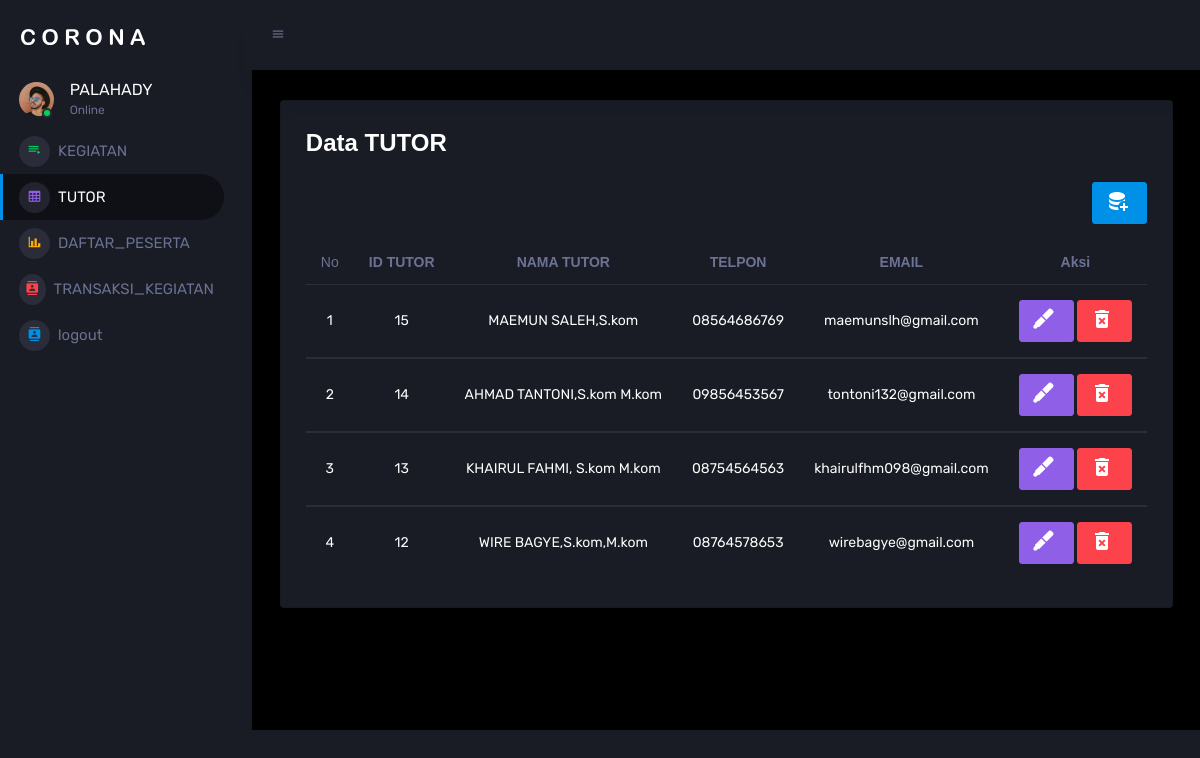
Page /tutor/index_tutor.php (signed in) on the committed database.
### tables this page shows
CREATE TABLE `tutor` (
  `id_tutor` int NOT NULL,
  `nama_tutor` varchar(50) NOT NULL,
  `telpon` varchar(12) NOT NULL,
  `email` varchar(40) NOT NULL
);

### config/koneksi.php (called while the page is built, shortened)
<?php
$conn = mysqli_connect("localhost", "root", "10", "projeck_uas");
function tutor($query)
{
    global $conn;
    $resault = mysqli_query($conn, $query);
    $rows  = [];
    while ($row = mysqli_fetch_assoc($resault)) {
        $rows[] = $row;
    }
    return $rows;
}

### tutor/index_tutor.php (the view, shortened to what this page needs)
<?php
require '../config/koneksi.php';
$tutor = tutor("SELECT * FROM tutor ORDER BY id_tutor DESC");
?>
<?php include('../template/header.php'); ?>
<h3 class="mb-4"><strong>Data TUTOR</strong></h3>
<div class="row">
    <div class="col text-right">
        <button type="button" class="btn btn-primary mb-3" data-toggle="modal" data-target="#staticBackdrop">
            <i class="mdi mdi-database-plus" style="font-size: 1.5rem;"></i>
        </button>
    </div>
</div>
<div class="table-responsive">
    <table class="table">
        <thead class="text-center">
            <tr>
                <th>No</th>
                <th scope="col"><strong>ID TUTOR</strong></th>
                <th scope="col"><strong>NAMA TUTOR</strong></th>
                <th scope="col"><strong>TELPON</strong></th>
                <th scope="col"><strong>EMAIL</strong></th>
                <th scope="col"><strong>Aksi</strong></th>
            </tr>
        </thead>
        <?php $i = 1; ?>
        <?php foreach ($tutor as $row) : ?>
            <tbody class="text-center text-white">
                <tr>
                    <td><?= $i++; ?></td>
                    <td><?= $row["id_tutor"]; ?></td>
                    <td><?= $row["nama_tutor"]; ?></td>
                    <td><?= $row["telpon"]; ?></td>
                    <td><?= $row["email"]; ?></td>
                    <td>
                        <button type="button" class="btn btn-info " data-toggle="modal" data-target="#update<?= $row['id_tutor']; ?>">
                            <i class="mdi mdi-grease-pencil" style="font-size: 1.5rem;"></i>
                        </button>
                        <button type="button" class="btn btn-danger" data-toggle="modal" data-target="#hapus<?= $row['id_tutor']; ?>">
                            <i class="mdi mdi-delete-forever" style="font-size: 1.5rem;"></i>
                        </button>
                    </td>
                </tr>
            </tbody>
        <?php endforeach; ?>
    </table>
</div>
<?php include('../template/footer.php'); ?>

### rows in the picture
tutor: id_tutor "15", nama_tutor "MAEMUN SALEH,S.kom", telpon "08564686769", email "maemunslh@gmail.com"
tutor: id_tutor "14", nama_tutor "AHMAD TANTONI,S.kom M.kom", telpon "09856453567", email "tontoni132@gmail.com"
tutor: id_tutor "13", nama_tutor "KHAIRUL FAHMI, S.kom M.kom", telpon "08754564563", email "khairulfhm098@gmail.com"
tutor: id_tutor "12", nama_tutor "WIRE BAGYE,S.kom,M.kom", telpon "08764578653", email "wirebagye@gmail.com"
